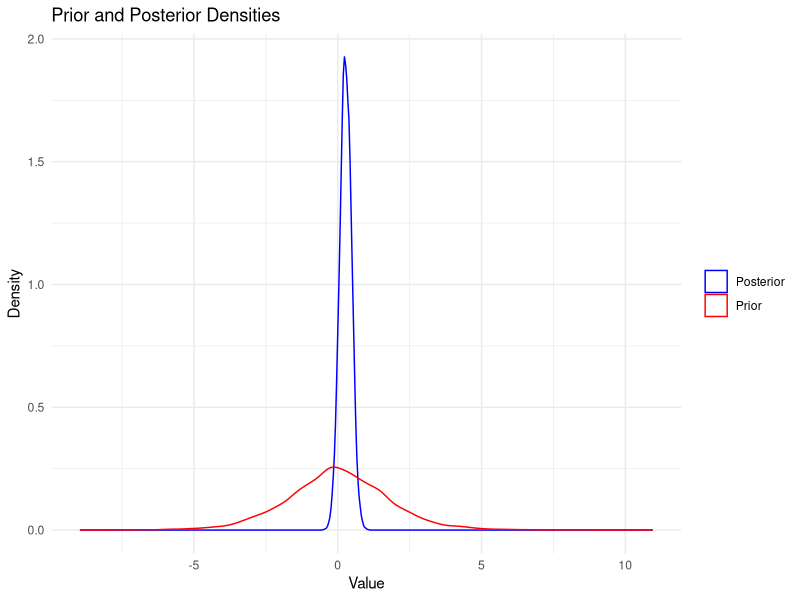
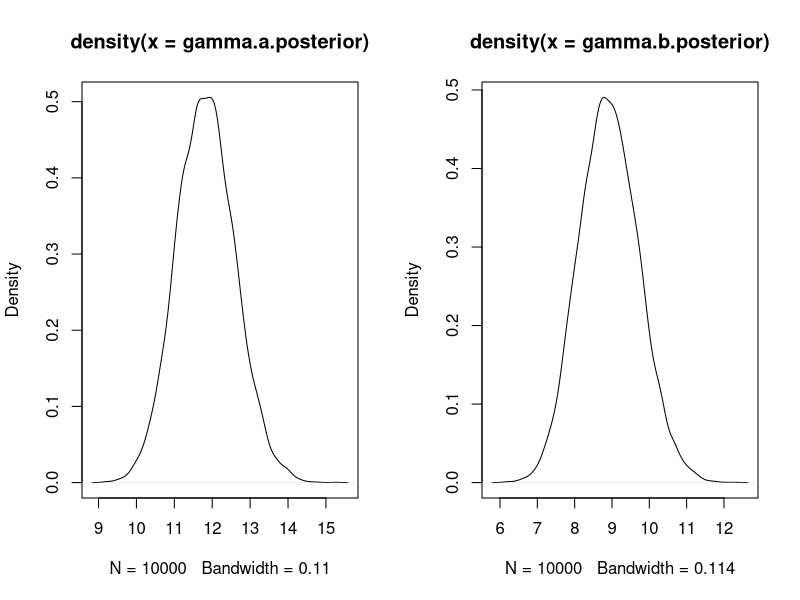
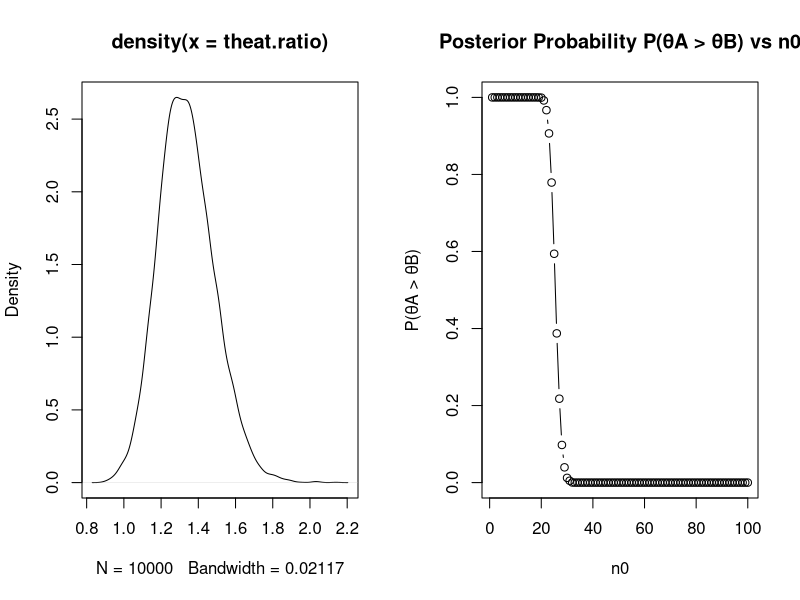

Source code (R) for these figures, in order:
# For question 1 -------------------------
n <- 100; s<- 57
a<-1; b<-1
qbeta(c(.025, .975), a+s, b+n-s) #c

# d
n <- 100; s<- 57
a<-3; b<-1
qbeta(c(.025, .975), a+s, b+n-s)

n <- 100; s<- 57
a<-1; b<-3
qbeta(c(.025, .975), a+s, b+n-s)

#e
a<-1; b <-1

theat.prior.mc <- rbeta(10000, a,b)
gamma.prior.mc <- log(theat.prior.mc/(1- theat.prior.mc))
n0 <- 100 - 57; n1 <- 57
theat.post.mc <- rbeta(10000, a +n1, b + n0)
gamma.post.mc <- log(theat.post.mc/(1- theat.post.mc))
quantile(gamma.post.mc, c(0.025, 0.975))
mean(gamma.post.mc)

library(ggplot2)

data <- data.frame(
  value = c(gamma.prior.mc, gamma.post.mc),
  group = c(rep("Prior", length(gamma.prior.mc)), rep("Posterior", length(gamma.post.mc)))
)

ggplot(data, aes(x = value, color = group)) +
  geom_density() +
  labs(title = "Prior and Posterior Densities", x = "Value", y = "Density") +
  theme_minimal() +
  scale_color_manual(values = c("blue", "red")) +
  theme(legend.title = element_blank())



# for question 2 -------------------------------------------------------------------------------------
yA <- c(12, 9, 12, 14, 13, 13, 15, 8, 15, 6)
yB <- c(11, 11, 10, 9, 9, 8, 7, 10, 6, 8, 8, 9, 7)

Ta <- sum(yA) #sufficent Statistic
Tb <- sum(yB) # Sufficent Statistic

aA <- 120 + Ta ;bA <- 10 + 10 
aB <- 12 + Tb; bB <- 1 + 13 # 13 is the number of observations in yB

# b
gamma.a.posterior <- rgamma(10000, aA, bA)
gamma.b.posterior <- rgamma(10000, aB, bB)
par(mfrow=(c(1,2)))
plot(density(gamma.a.posterior))
plot(density(gamma.b.posterior))

interval.a <- quantile(gamma.a.posterior, c(0.025, .975))
interval.b <- quantile(gamma.b.posterior, c(0.025, .975))
paste("Interval A is: ", interval.a, "\nInterval B is: ", interval.b)

# c
theat.ratio <- gamma.a.posterior/gamma.b.posterior

plot(density(theat.ratio))
mean.ratio <- mean(theat.ratio)
interval.ratio <- quantile(theat.ratio, c(0.025, 0.975))


#answer for e
posterior.a <- gamma.a.posterior
posterior.b.func <- function(n){
  return(rgamma(10000, (12 + bB)*n, n0 + 13))
}

n_vals <- c(1:100)
posterior.probas <- array(dim = 100)
for (n in n_vals){
  posterior.b.n <- posterior.b.func(n)
  posterior.probas[n] = mean(posterior.a>posterior.b.n)
}

plot(n_vals, posterior.probas, type = 'b', xlab = "n0", ylab = "P(θA > θB)", 
     main = "Posterior Probability P(θA > θB) vs n0")

